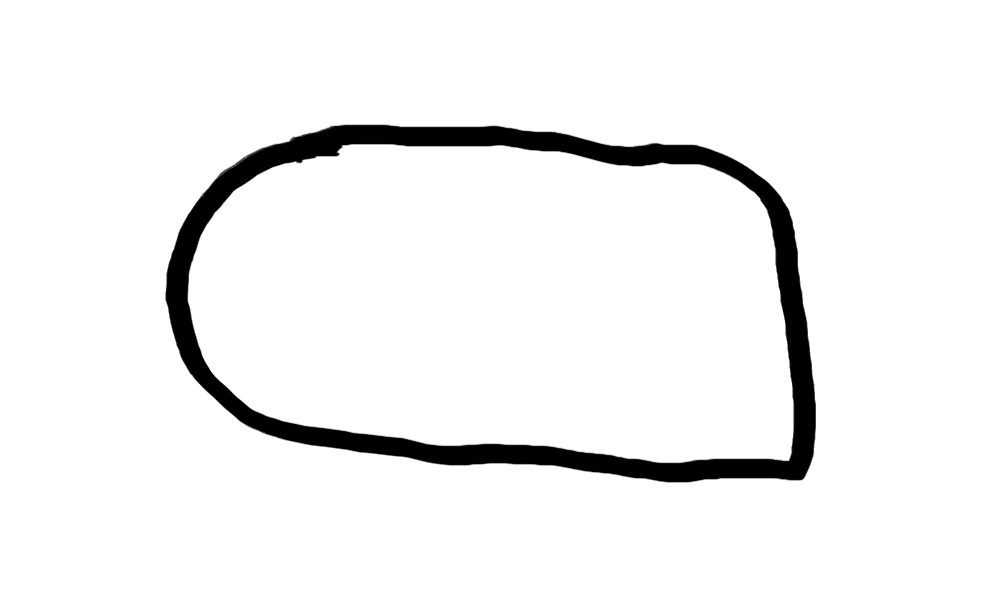
#> input picture B.png, 1000 x 600 px
$ jupyter execute Line_Color_Change.ipynb   (shell and % lines are left out)
#> lines starting #> are read from the running program, lines starting #| are printed output that depends on the picture; after the words box and inside, x2 and y2 are one past the last pixel; in counts of white or black regions, pixels touching at a corner belong together
[cell 1]
import cv2
import numpy as np
import matplotlib.pyplot as mlp

[cell 2]
x = cv2.imread("B.png")
#> x is the input picture: shape (600, 1000, 3); min 0, max 255, mean 241
x= cv2.cvtColor(x, cv2.COLOR_BGR2RGB)

[cell 3]
x

[cell 4]
mlp.imshow(x)

[cell 5]
height,width,channel=x.shape
#> height = 600; width = 1000; channel = 3
print(height)
#| 600
print(width)
#| 1000
print(channel)
#| 3

[cell 6]
white=[255,255,255]
black=[0,0,0]
red=[255,0,0]
blue=[0,0,255]

[cell 7]
for row in range(0,height):
    for column in range(0,width):
        ch = x[row,column]
        #if any( ch != black ):
         #   x[row,column] = red
        if all( ch != white ):
            x[row,column] = blue
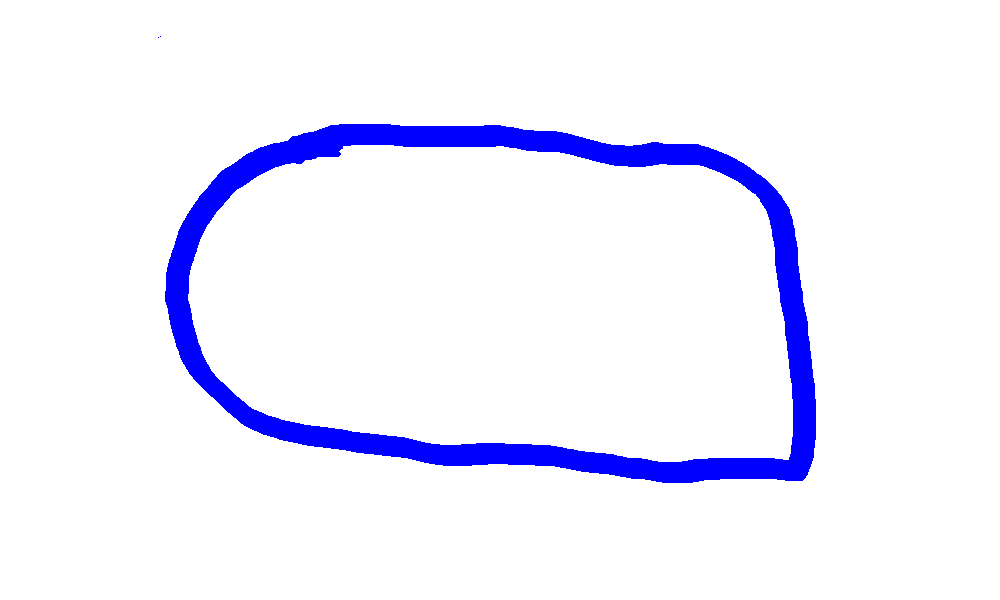
#> x: shape (600, 1000, 3); 5.99% of pixels changed, all inside (x1, y1, x2, y2) = (158, 36, 816, 483)
